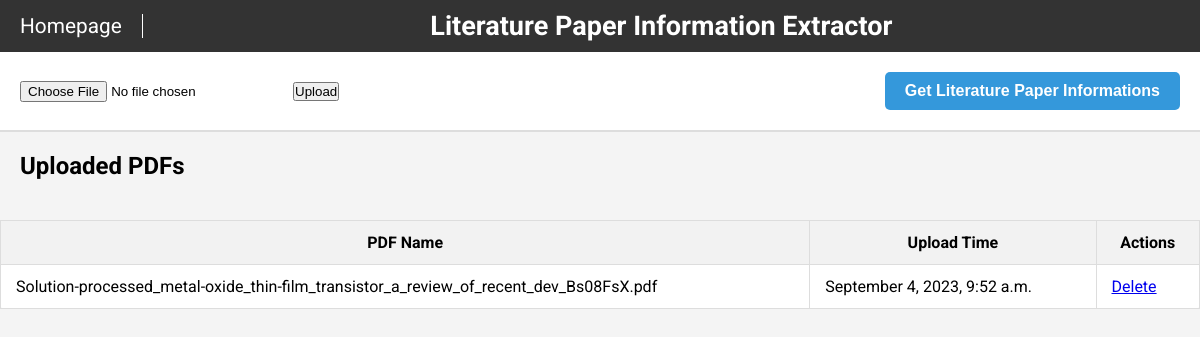
Screenshot of /Paper_Extractor/extract/ with the database file from the repository.
### Paper_Extractor/models.py (models this page shows)
class UploadedPDF(models.Model):
    pdf_file = models.FileField(upload_to='uploaded_pdfs/')
    upload_time = models.DateTimeField(auto_now_add=True)
    @property
    def file_name(self):
        return os.path.basename(self.pdf_file.name)

### Paper_Extractor/views.py (the view)
# urls.py: path('extract/', views.display_upload_page, name='display_upload'),
def display_upload_page(request):
    all_pdfs = UploadedPDF.objects.all()
    return render(request, 'Paper_Extractor/upload.html', {'all_pdfs': all_pdfs})

### Paper_Extractor/templates/Paper_Extractor/upload.html (shortened to what this page needs)
<!DOCTYPE html>
<html lang="en">
<head>
</head>
<body>
    <div class="title-bar">
        <a href="/" class="home-link">Homepage</a>
        <h1>Literature Paper Information Extractor</h1>
    </div>
    <div class="upload-section">
        <form action="{% url 'Paper_Extractor:upload_pdf' %}" method="post" enctype="multipart/form-data" style="display: flex; align-items: center; gap: 20px;">
            <input type="file" name="pdf_file">
            <input type="submit" value="Upload">
        </form>
        <button class="info-button" onclick="location.href='{% url 'Paper_Extractor:extract_dois' %}'">Get Literature Paper Informations</button>
    </div>
    <h2 style="padding: 20px;">Uploaded PDFs</h2>
    <table class="pdf-table">
        <thead>
            <tr>
                <th>PDF Name</th>
                <th>Upload Time</th>
                <th>Actions</th>
            </tr>
        </thead>
        <tbody>
            {% for pdf in all_pdfs %}
            <tr>
                <td>{{ pdf.file_name }}</td>
                <td>{{ pdf.upload_time|date:"F j, Y, P" }}</td>
                <td><a href="{% url 'Paper_Extractor:delete_pdf' pdf.id %}">Delete</a></td>
            </tr>
            {% endfor %}
        </tbody>
    </table>

### Paper_Extractor/templates/Paper_Extractor/upload.html (style rules this page uses)
* { margin: 0; padding: 0; box-sizing: border-box; }
body { font-family: 'Roboto', sans-serif; background-color: #f4f4f4; }
.title-bar { background-color: #333; color: white; padding: 10px 20px; display: flex; justify-content: space-between; align-items: center; font-size: 1.3em; }
.title-bar h1 { font-weight: 700; flex-grow: 1; text-align: center; font-size: 1.3em; }
.home-link { color: white; text-decoration: none; font-size: 1em; margin-right: auto; padding-right: 20px; border-right: 1px solid white; }
.upload-section { display: flex; justify-content: space-between; align-items: center; padding: 20px; background-color: white; border-bottom: 2px solid #ddd; }
.info-button { background-color: #3498db; color: white; padding: 10px 20px; border: none; border-radius: 5px; cursor: pointer; transition: background-color 0.3s; font-size: 1em; font-weight: 600; }
.pdf-table { width: 100%; border-collapse: collapse; margin-top: 20px; background-color: white; border-radius: 5px; }
.pdf-table th, .pdf-table td { padding: 12px 15px; border: 1px solid #ddd; }
.pdf-table th { background-color: #f2f2f2; }
table { width: 100%; border-collapse: collapse; margin-top: 20px; background-color: white; border-radius: 5px; }
th, td { padding: 12px 15px; border: 1px solid #ddd; }
th { background-color: #f2f2f2; }

### rows the page displays
UploadedPDF: file_name "Solution-processed_metal-oxide_thin-film_transistor_a_review_of_recent_dev_Bs08FsX.pdf", upload_time "September 4, 2023, 9:52 a.m."
